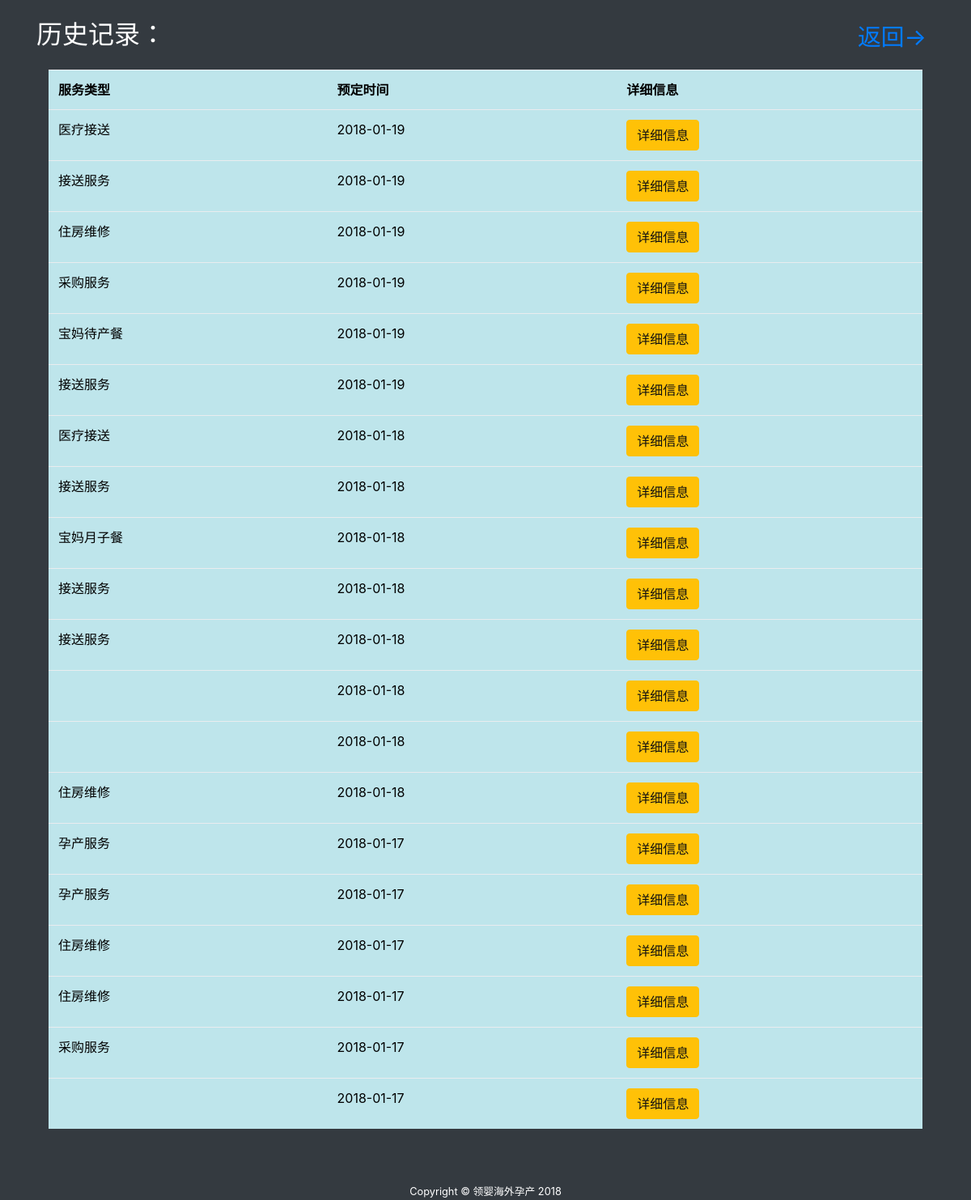
The page /history.php (signed in) on the database its author committed.
### tables this page shows
CREATE TABLE `history` (
  `hid` int(10) NOT NULL,
  `token` varchar(10) NOT NULL,
  `serviceType` varchar(10) NOT NULL,
  `user_id` varchar(10) NOT NULL,
  `time` date NOT NULL,
  `activate` int(2) NOT NULL
);

### model/history.func.php (the view, shortened to what this page needs)
<?php if(!defined('In_System')) exit("Access Denied");
class History{
    public function historyListing(){
        global $mysqli;
        $user_id =  $_COOKIE['uid'];
        $histories_query="SELECT * FROM history WHERE user_id = '$user_id' ORDER BY hid DESC LIMIT 20";
        $result = mysqli_fetch_all($mysqli->query($histories_query), MYSQLI_ASSOC);
		if(sizeof($result) > 0){
            echo "
            <table class=\"table table-hover table-info\">
                <tr>
                    <th>服务类型</th>
                    <th>预定时间</th>
                    <th>详细信息</th>
                </tr>
            ";
            foreach($result as $history){
                echo sprintf("
                    <tr>
                    <td>%s</td>
                    <td>%s</td>
                    <td><a href=\"./history-Detail.php?type=%s&token=%s\" class=\"btn btn-warning\" style=\"cursor:pointer;\">详细信息</a></td>
                    </tr>
                ", $history['serviceType'], $history['time'], $history['serviceType'], $history['token']     );
            }
            echo "
                </table>
             ";
		}
    }
}
?>

### component/header.php (shortened to what this page needs)
<!DOCTYPE html>
<html lang="en">
<head>
    <link href="/vendor/bootstrap/css/bootstrap.min.css" rel="stylesheet">
    <link href="/vendor/font-awesome/css/font-awesome.min.css" rel="stylesheet" type="text/css">
    <link href="/vendor/datatables/dataTables.bootstrap4.css" rel="stylesheet">
    <link href="/css/sb-admin.css" rel="stylesheet">
    <link href="/css/custom.css" rel="stylesheet">
    <link href="/css/bootstrap-datetimepicker.min.css" rel="stylesheet">
</head>

### history.php (shortened to what this page needs)
<?php DEFINE('Template_Call', TRUE);
    include_once "./component/header.php";
?>
<body class="bg-dark">
    <br/>
    <div class="container" style="color:white;">
        <h2 style="display:inline;">历史记录：</h2>
        <div style="float:right">
            <a href="./" style="padding-right:10px;font-size:180%;padding-bottom:10px;">返回-></a>
        </div>
        <br/>
        <?php
            include_once "./model/common.php";
            include_once "./model/history.func.php";
            $history = new History(); ?>
        <br/>
        <div class="container" style="color:black;">
            <?php $history->historyListing();?>
        </div>
    </div>
    <br/><br/>
    <footer class="footer" style="color:white;">
        <div class="container">
            <div class="text-center">
                <small>Copyright © 领婴海外孕产 2018</small>
            </div>
        </div>
    </footer>
</body>
</html>

### css/sb-admin.css (style rules this page uses)
html { position: relative; min-height: 100%; }
body { overflow-x: hidden; }

### rows shown on the page
history: serviceType "医疗接送", time "2018-01-19"
history: serviceType "接送服务", time "2018-01-19"
history: serviceType "住房维修", time "2018-01-19"
history: serviceType "采购服务", time "2018-01-19"
history: serviceType "宝妈待产餐", time "2018-01-19"
history: serviceType "接送服务", time "2018-01-19"
history: serviceType "医疗接送", time "2018-01-18"
history: serviceType "接送服务", time "2018-01-18"
history: serviceType "宝妈月子餐", time "2018-01-18"
history: serviceType "接送服务", time "2018-01-18"
history: serviceType "接送服务", time "2018-01-18"
history: time "2018-01-18"
history: time "2018-01-18"
history: serviceType "住房维修", time "2018-01-18"
history: serviceType "孕产服务", time "2018-01-17"
history: serviceType "孕产服务", time "2018-01-17"
history: serviceType "住房维修", time "2018-01-17"
history: serviceType "住房维修", time "2018-01-17"
history: serviceType "采购服务", time "2018-01-17"
history: time "2018-01-17"
